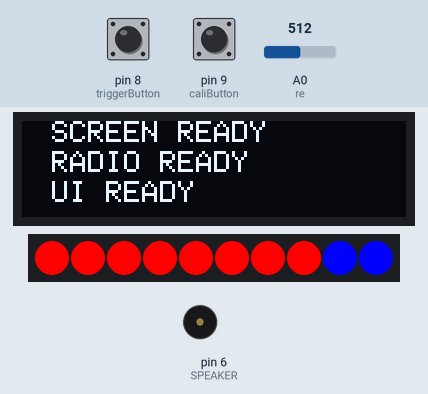
The sketch below on a simulated Arduino Uno, built with avr-gcc and run on an emulated ATmega328P. Parts: 128×32 one-colour display, 10 RGB LEDs in strip order, left to right, buzzer (waves = sounding). Inputs (shaded band) come from the test bench; at power-on: pin 9 (caliButton) LOW, pin 8 (triggerButton) HIGH, A0 (re) = 512. The display library's start-up logo is not drawn; no radio packets arrive unless stated.

Above: at 2.2 s.
At 5.8 s:
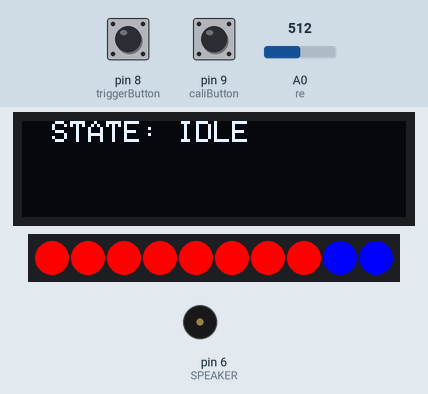
5.9 s: pin 9 (caliButton) pulled HIGH for 0.25 s
At 7.4 s:
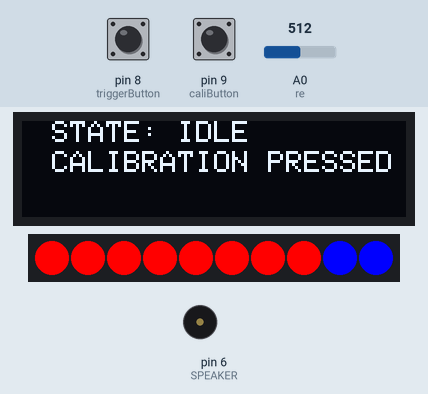
7.8 s: pin 8 (triggerButton) pulled LOW for 3.2 s
At 12.2 s:
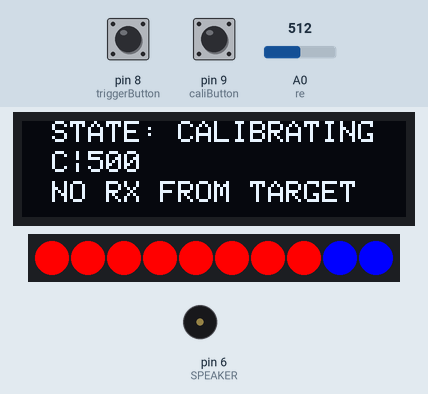
Timing chart, 0 to 13.7 s (numbered marks = the images above; inputs shaded):
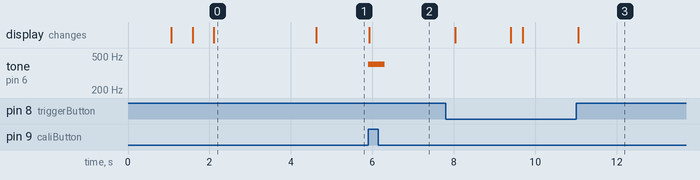

Measured:
- after the input at 5.9 s, tone on pin 6 (SPEAKER): silent → 400 Hz at once, → silent 0.40 s later; the display: changes at once (image 2)
- after the input at 7.8 s, the display: first changes after 0.23 s (image 3 shows a later state)
- what the display in image 0 shows lasts 2.5 s, from 2.1 s to 4.6 s

The sketch:

Launcher_Draft_2.ino
```cpp
// Launcher Draft 1
// First draft of complete launcher system
// Implements secreen, radio, and UI, and expects 2-way comm. with a target
// Also implements refactorign and readability improvements from previous launcher versions


  // IMPORTS  ----------------------------------------------------------------------------------------------------------
#include <SPI.h>                  // Radio and Screen
#include <RH_RF95.h>              // Radio
#include <Wire.h>                 // Screen
#include <Adafruit_GFX.h>         // Screen
#include <Adafruit_SSD1306.h>     // Screen
#include <FastLED.h>              // LED Strip
#include <stdio.h>                // Standard method library    (can we cut this out?)
#include <stdlib.h>               // Standard method library    (can we cut this out?)


  // RADIO MACROS ------------------------------------------------------------------------------------------------------
// Pins; Matches Adafruit wiring diagram
#define RFM95_RST     2
#define RFM95_CS      4
#define RFM95_INT     3

// Misc radio macros
#define RF95_FREQ     915.0   // Radio frequency (TX Freq, must match RX's Freq!)
#define RF95_TXPOW    23      // Transmisson power (default is 13 dBmn max is 23)

// Instance of the radio driver
RH_RF95 rf95(RFM95_CS, RFM95_INT);


  // SCREEN MACROS ----------------------------------------------------------------------------------------------------
// Screen size
#define SCREEN_WIDTH 128      // OLED display width, in pixels
#define SCREEN_HEIGHT 32      // OLED display height, in pixels

// Misc screen macros
#define OLED_RESET     4      // Reset pin # (or -1 if sharing Arduino reset pin)
#define SCREEN_ADDRESS 0x3C   // See datasheet for Address; 0x3D for 128x64, 0x3C for 128x32

// Instance of screen driver
Adafruit_SSD1306 display(SCREEN_WIDTH, SCREEN_HEIGHT, &Wire, OLED_RESET);


  // LED MACROS ------------------------------------------------------------------------------------------------------
#define LED_PIN     7         // LED strip using GPIO 7 - pd7
#define NUM_LEDS    10        // Total number of LEDs in LED strip

int activeLEDs;               // Iterating variable used to change the color of a specific LED in the below array (ACTIVE - blue)
int inactiveLEDs;             // Iterating variable used to change the color of a specific LED in the below array (INACTIVE - red)
CRGB leds[NUM_LEDS];          // Instance of LED driver; this controls our LED strip, each item in array is a single LED


  // SPEAKER MACROS -------------------------------------------------------------------------------------------------
#define SPEAKER     6         // Pin number of the speaker
#define BEATTIME 1000         // Length of the generated tone (msec)


  // BUTTON/POTENTIOMETER MACROS ------------------------------------------------------------------------------------
// Timing pot on Analog pin 0
int timingPotRawValue;            // Stores raw input from timing potentiometer
int timingPotAdjustedValue;       // Stores adjusted value from timing potentiometer (time in seconds)

int caliTime;

const int triggerButton = 8;      // Pin number of the trigger button
const int caliButton = 9;         // Pin number of the calibration button

  // LAUNCHER STATE MACROS -----------------------------------------------------------------------------------------
// ONLY ONE of these can be true at a time! Make sure to set old state low when new state goes high (replace these with an int?)
bool idle = true;
bool calibrating = false;
bool targeting = false;
bool hit = false;

int16_t secondsToHit;
int16_t caliConstant;

  // Setup  ------------------------------------------------------------------------------------------------------------------------------------------------------------------------------------------------------------------------------------------------------------------
void setup()
{
  // Run setup methods
  screenSetup();    // Screen needs to be first since that's what we're printing debugging messages on
  radioSetup();     // Setup radio second
  UISetup();        // Setup UI last

  // Delay before beginning loop
  delay(2000);
}


  // Loop  ------------------------------------------------------------------------------------------------------------------------------------------------------------------------------------------------------------------------------------------------------------------
void loop()
{
  if(idle)                                                // Base State: IDLE
  {
    display.clearDisplay();
    display.setCursor(10,0);
    display.println(F("STATE: IDLE"));

    // Check Pot and LEDs
    resetLEDs();

    // Get Calibration Constant from Cali Pot (Move this to calibration phase? Doing it this way means it must be set BEFORE pressing cali button)
    caliConstant = 500;         // TODO: ADD POT CODE

    // Check buttons
    if(digitalRead(triggerButton)==LOW)               // If trigger is held
    {
      // Display trigger press
      display.setCursor(10,10);
      display.println(F("TRIGGER PRESSED"));

      // State transition: Idle -> Targeting
      idle = false;
      targeting = true;
    }
    else if(digitalRead(caliButton)==HIGH)           // If calibration button is pressed and trigger is NOT pressed (trigger takes precedence)
    {
      // Display calibration press
      display.setCursor(10,10);
      display.println(F("CALIBRATION PRESSED"));

      caliTime = 10;      // Seconds required to calibrate

      // Play a tone
      tone(SPEAKER,400,400);
      delay(10) ;

      // State transition: Idle -> Calibrating
      idle = false;
      calibrating = true;
    }

    display.display();
  }
  else if(targeting)                                    // Firing State
  {
    display.clearDisplay();
    display.setCursor(10,0);
    display.println(F("STATE: TARGETING"));

    // Check button
    if(digitalRead(triggerButton)==LOW)               // If button held, TX targeting packet
    {
      // TX targeting packet to target
        // Targeting packet = T|[Seconds to hit - 3]
      char radiopacket[6] = "T|   ";                  // Build targeting packet
      itoa(secondsToHit-3, radiopacket+2, 10);        // Adding secondsToHit-3 to packet; our timing range is 3-10 seconds, so if we subtract 3 here and add it back on when target RXs message we can parse a single digit (0-7) rather than two digits (3-10)
      rf95.send((uint8_t *)radiopacket, 6);           // SEND PACKET  (6 characters)
      delay(10);                                      // Short delay for safety
      rf95.waitPacketSent();                          // Pause until packet fully sent

      // Display our sent packet
      display.setCursor(10,10);
      display.println(radiopacket);
      display.display();

      // RX response packet from target
      delay(350);           // Delay needs to be long enough for receiver to interp TX'd packet and send a response; also needs to be long enough for our transmitter to swap from TX to RX; assuming RTT negligible

      uint8_t buf[RH_RF95_MAX_MESSAGE_LEN];               // Build RX buffer
      uint8_t len = sizeof(buf);                          // Need length of buffer
      if (rf95.waitAvailableTimeout(1000))                // 1 second timeout (Shorten this??)
      {
        if (rf95.recv(buf, &len))           // RX successfully within timeout (RX read into buf)
        {
          display.setCursor(10,20);
          display.println((char*)buf);        // Need to convert to char!
          display.display();

          // TODO: Parse buffer, decide if hit or miss
          // If hit, increment hit counter until we go to hit state
          // Need to decide on hit state behivior, may want to just implement hit logic here, or we can give it its own case statement depending on desired behavior
        }
        else                                // RX partially recieved (Recieve failure case)
        {
          display.setCursor(10,20);
          display.println(F("RX FAILURE"));
          display.display();

          // TODO: Targeting miss
        }
      }
      else                                  // RX NOT received (timeout)
      {
          display.setCursor(10,20);
          display.println(F("NO RX FROM TARGET"));
          display.display();

          // TODO: Targeting miss
      }

    }
    else                                              // If button NOT held, leave targeting state
    {
      // State transition: Targeting -> Idle
      targeting = false;
      idle = true;
    }
  }
  else if(calibrating)                                    // Calibrating State
  {
    display.clearDisplay();
    display.setCursor(10,0);
    display.println(F("STATE: CALIBRATING"));

    // Check button
    if(digitalRead(triggerButton)==LOW)               // If button held, TX calibration packet
    {
      // TX targeting packet to target
        // Targeting packet = C|[Calibration Constant]
      char radiopacket[6] = "C|   ";                  // Build calibration packet
      itoa(caliConstant, radiopacket+2, 10);          // Adding calibration constant to packet; calibration constant is represented as three decimals beyond a 0 (ex. 0.123) - we want to send values from 0.250 - 0.999 (Check this via testing?)
      rf95.send((uint8_t *)radiopacket, 8);           // SEND PACKET  (8 characters)
      delay(10);                                      // Short delay for safety
      rf95.waitPacketSent();                          // Pause until packet fully sent

      // Display our sent packet
      display.setCursor(10,10);
      display.println(radiopacket);
      display.display();

      // RX response packet from target
      delay(350);           // Delay needs to be long enough for receiver to interp TX'd packet and send a response; also needs to be long enough for our transmitter to swap from TX to RX; assuming RTT negligible

      uint8_t buf[RH_RF95_MAX_MESSAGE_LEN];               // Build RX buffer
      uint8_t len = sizeof(buf);                          // Need length of buffer
      if (rf95.waitAvailableTimeout(1000))                // 1 second timeout (Shorten this??)
      {
        if (rf95.recv(buf, &len))           // RX successfully within timeout (RX read into buf)
        {
          display.setCursor(10,20);
          display.println((char*)buf);        // Need to convert to char!
          display.display();

          // If we've received a response packet, we successfully got a calibration packet out (need 10 total to calibrate)
          // TODO: Do we bother to read this packet to verify calibration? If so, do that here
          caliTime = caliTime - 1;
        }
        else                                // RX partially recieved (Recieve failure case)
        {
          display.setCursor(10,20);
          display.println(F("RX FAILURE"));
          display.display();
        }
      }
      else                                  // RX NOT received (timeout)
      {
          display.setCursor(10,20);
          display.println(F("NO RX FROM TARGET"));
          display.display();
      }

      // If we're done calibrating, state transition
      if(caliTime <= 0)
      {
        // Play a tone
        tone(SPEAKER,400,500) ;
        delay(900) ;
        tone(SPEAKER,400,500) ;
        delay(10) ;

        calibrating = false;
        idle = true;
      }
    }
  }


  ////////////////////////////////

  delay(200);           // Delay between loop iterations
}


// HELPER METHODS ------------------------------------------------------------------------------------------------------------------------------------------------------------------------------------------------------------------------------------------------------------

  // Screen setup -----------------------------------------------------------------------------------------------------------------------------------
void screenSetup()
{
  // Screen needs to be first since that's what we're printing debugging messages on

  // Make sure screen driver is properly intialized
  if(!display.begin(SSD1306_SWITCHCAPVCC, SCREEN_ADDRESS))        // If screen is not properly initialized
  {
    while (1);            // Infinite loop! TODO: If we have a debug LED on PCB, use that to denote this case
  }

  ////////////////////////////////

  // Show initial display buffer contents on the screen -- the library initializes this with an Adafruit splash screen.
  display.display();                      // Show the splash screen
  delay(1000);                            // Pause for 1 second

  // Clear the screen buffer
  display.clearDisplay();

  ////////////////////////////////

  // Set text properties
  display.setTextSize(1);                 // Normal 1:1 pixel scale
  display.setTextColor(SSD1306_WHITE);    // Draw white text

  // Screen prepped
  display.setCursor(10,0);                // Set screen cursor to position 1
  display.println(F("SCREEN READY"));     // Print "SCREEN READY" to screen
  display.display();                      // Display the message
  delay(500);                             // Short delay
}

  // Radio setup -----------------------------------------------------------------------------------------------------------------------------------
void radioSetup()
{
  // Set up reset pin
  pinMode(RFM95_RST, OUTPUT);         // Define reset pin
  digitalWrite(RFM95_RST, HIGH);      // Reset is active low, need to set high for operation

  // Do a manual reset of radio to start
  digitalWrite(RFM95_RST, LOW);       // Set RST pin low to reset radio
  delay(10);                          // Wait 10 ms
  digitalWrite(RFM95_RST, HIGH);      // Set RST pin back to high for operation
  delay(10);                          // Wait 10 ms

  ////////////////////////////////

  // Make sure module initialized successfully
  if(!rf95.init())                        // If radio is not properly initialized
  {
    display.setCursor(10,10);               // Set screen cursor to position 2
    display.println(F("RADIO INIT BAD"));   // Print that radio was not initialized properly
    display.display();                      // Display the message
    while (1);                              // Infinite loop!
  }

  ///////////////////////////////

  // Make sure frequency is set properly - Defaults after init are 434.0MHz, modulation GFSK_Rb250Fd250, +13dbM
  if (!rf95.setFrequency(RF95_FREQ))      // If radio frequency is not properly initialized
  {
    display.setCursor(10,10);               // Set screen cursor to position 2
    display.println(F("RADIO FREQ BAD"));   // Print that radio frequency was not initialized properly
    display.display();                      // Display the message
    while (1);                              // Infinite loop!
  }

  ////////////////////////////////

  // Set TX power
  rf95.setTxPower(RF95_TXPOW, false);

  ////////////////////////////////

  display.setCursor(10,10);               // Set screen cursor to position 2
  display.println(F("RADIO READY"));      // Print that radio was initialized properly
  display.display();                      // Display the message
  delay(500);                             // Short delay
}

  // UI setup -----------------------------------------------------------------------------------------------------------------------------------
void UISetup()
{
  // Set up trigger
  pinMode(triggerButton,INPUT_PULLUP);         // Define trigger button as an input pullup --- THIS IS DIFFERENT FROM PERVIOUS UI VERSIONS
  pinMode(caliButton,INPUT);                   // Define calibration button as an input


  ////////////////////////////////

  // Set up LED strip
  FastLED.addLeds<WS2812, LED_PIN, GRB>(leds, NUM_LEDS);

  ////////////////////////////////

  resetLEDs();

  ////////////////////////////////

  display.setCursor(10,20);                // Set screen cursor to position 3
  display.println(F("UI READY"));         // Print that UI was initialized properly
  display.display();                      // Display the message
  delay(500);                             // Short delay
}

// Check potentiometer and reset LED strip
void resetLEDs()
{
  // Read raw input in from potentiometer on analog pin 0
  timingPotRawValue = analogRead(A0);

  // Convert raw pot value to usable time (Lock on timing will only be from 3-10 sec, based on FSR)
  timingPotAdjustedValue = 8;       // (timingPotRawValue / 140) + 3;       // Translates analog input to seconds   (determined by experimentation, may need to adjust this later!) // TODO: ADD POT CODE
  inactiveLEDs =  timingPotAdjustedValue - 1;                   // Number of LEDs which are to start RED
  activeLEDs = NUM_LEDS - inactiveLEDs;                         // Number of LEDs which are to start BLUE

  // Get time to hit from pot
  secondsToHit = timingPotAdjustedValue;
  ////////////////////////////////

  // Set LED starting colors
    // RED (inactive)
  for(int i = 0; i <= inactiveLEDs; i++)
  {
    leds[i] = CRGB(255, 0, 0);                // Set given LED to red
  }
    // BLUE (active, pre-counted)
  for(int i = inactiveLEDs+1; i <= (NUM_LEDS-1); i++)
  {
    leds[i] = CRGB(0, 0, 255);                // Set given LED to blue
  }

  // Show LEDs
  FastLED.show();
}
```
